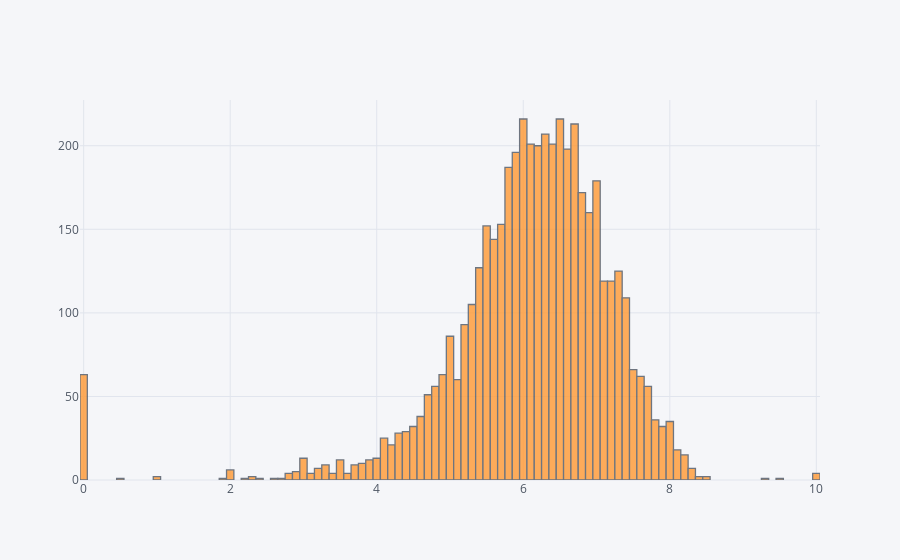
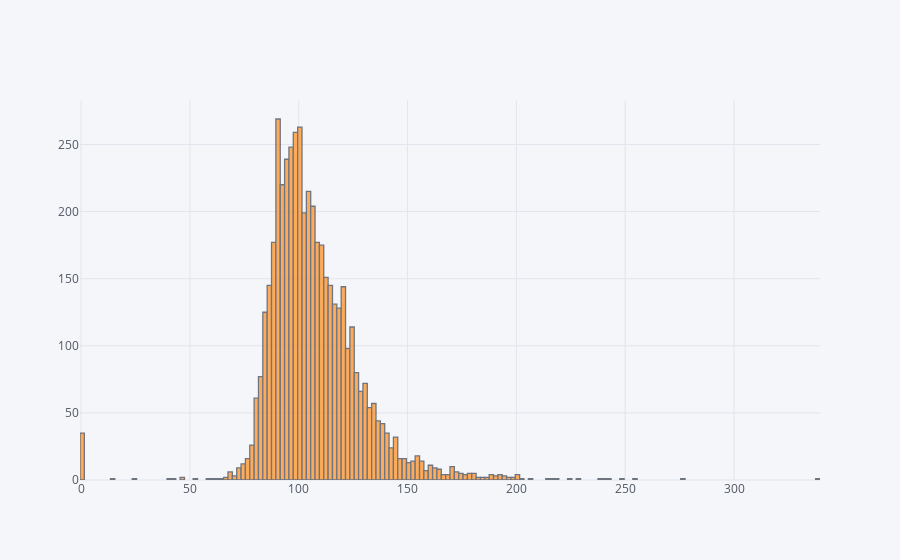

Write notebook code for charts like these, in order.
### Code cell
movies['vote_average'].iplot(kind='hist',bins=200)
movies['runtime'].iplot(kind='hist',bins=200)

### Figure 1 — Plotly figure (JSON) as saved in the notebook; plotly's stock layout.template omitted (floating-point values rounded to 4 significant figures; data arrays with more than 128 entries replaced by an {"elided": "..."} marker saying what was removed)
{"data": [{"histfunc": "count", "histnorm": "", "marker": {"color": "rgba(255, 153, 51, 1.0)", "line": {"color": "#4D5663", "width": 1.3}}, "name": "vote_average", "nbinsx": 200, "opacity": 0.8, "orientation": "v", "type": "histogram", "x": {"elided": "4803 float values"}}], "layout": {"barmode": "overlay", "legend": {"bgcolor": "#F5F6F9", "font": {"color": "#4D5663"}}, "paper_bgcolor": "#F5F6F9", "plot_bgcolor": "#F5F6F9", "titlefont": {"color": "#4D5663"}, "xaxis1": {"gridcolor": "#E1E5ED", "showgrid": true, "tickfont": {"color": "#4D5663"}, "title": "", "titlefont": {"color": "#4D5663"}, "zerolinecolor": "#E1E5ED"}, "yaxis1": {"gridcolor": "#E1E5ED", "showgrid": true, "tickfont": {"color": "#4D5663"}, "title": "", "titlefont": {"color": "#4D5663"}, "zerolinecolor": "#E1E5ED"}}}

### Figure 2 — Plotly figure (JSON) as saved in the notebook; plotly's stock layout.template omitted (floating-point values rounded to 4 significant figures; data arrays with more than 128 entries replaced by an {"elided": "..."} marker saying what was removed)
{"data": [{"histfunc": "count", "histnorm": "", "marker": {"color": "rgba(255, 153, 51, 1.0)", "line": {"color": "#4D5663", "width": 1.3}}, "name": "runtime", "nbinsx": 200, "opacity": 0.8, "orientation": "v", "type": "histogram", "x": {"elided": "4803 int values"}}], "layout": {"barmode": "overlay", "legend": {"bgcolor": "#F5F6F9", "font": {"color": "#4D5663"}}, "paper_bgcolor": "#F5F6F9", "plot_bgcolor": "#F5F6F9", "titlefont": {"color": "#4D5663"}, "xaxis1": {"gridcolor": "#E1E5ED", "showgrid": true, "tickfont": {"color": "#4D5663"}, "title": "", "titlefont": {"color": "#4D5663"}, "zerolinecolor": "#E1E5ED"}, "yaxis1": {"gridcolor": "#E1E5ED", "showgrid": true, "tickfont": {"color": "#4D5663"}, "title": "", "titlefont": {"color": "#4D5663"}, "zerolinecolor": "#E1E5ED"}}}
